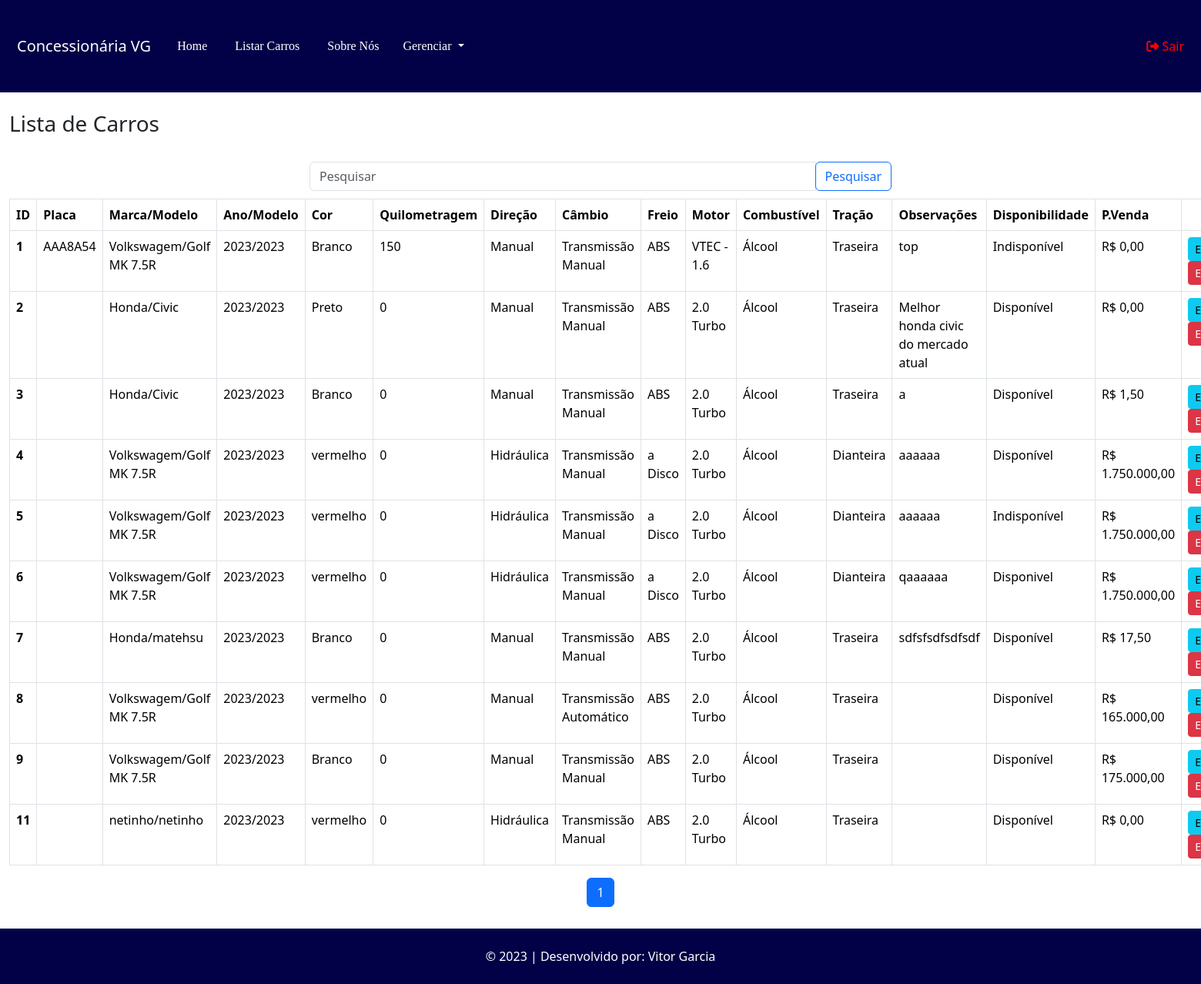
Before: /carro/pesquisar (signed in) with the older database file.
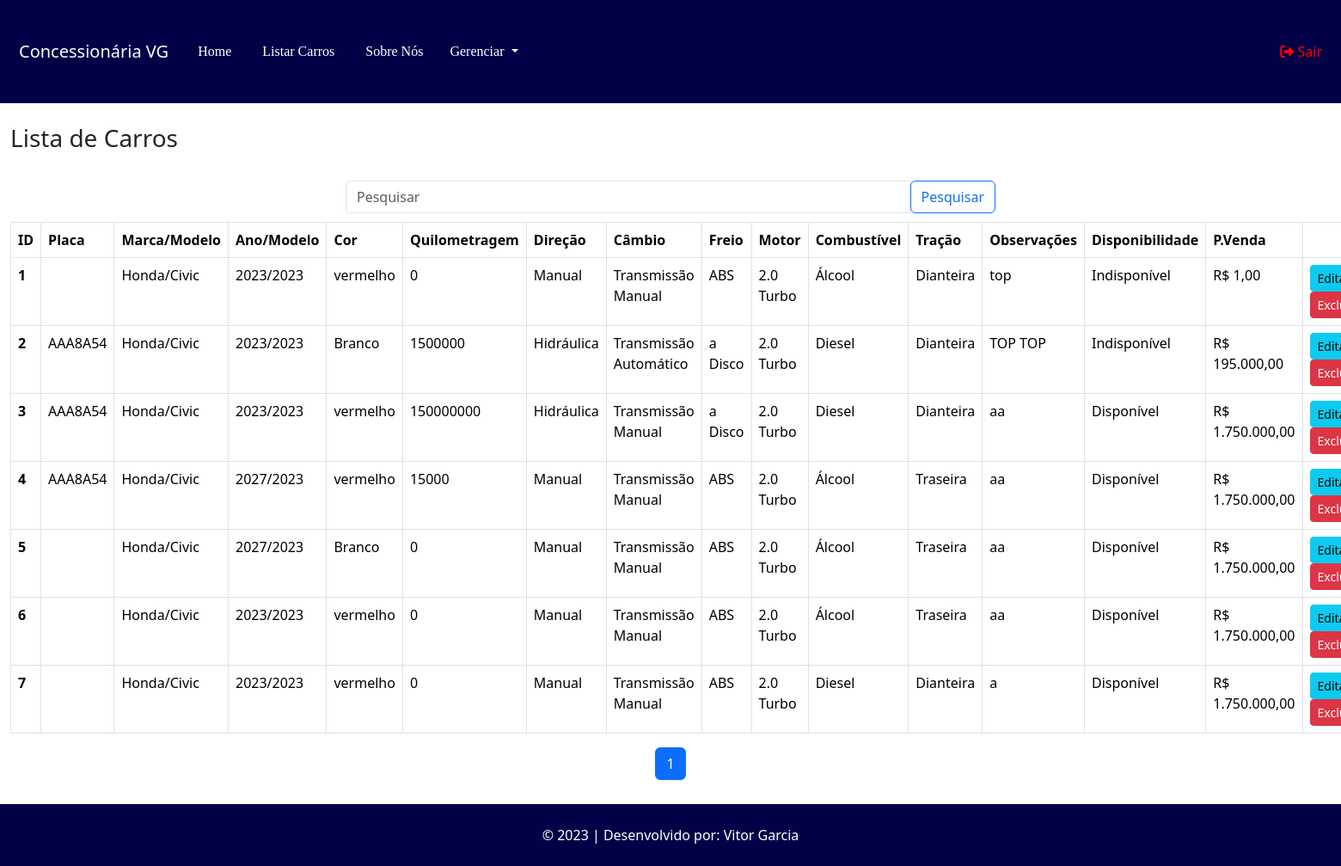
After: the same page with the newer database file.
### tables this page shows
CREATE TABLE `carro` (
  `id` int(11) NOT NULL,
  `id_modelo` int(11) NOT NULL,
  `ano_fabricacao` year(4) NOT NULL,
  `cor` varchar(50) NOT NULL,
  `preco_venda` decimal(10,2) NOT NULL,
  `quilometragem` int(11) NOT NULL,
  `modelo_direcao` varchar(50) NOT NULL,
  `modelo_transmissao` varchar(50) NOT NULL,
  `placa` varchar(12) NOT NULL,
  `observacoes` varchar(255) NOT NULL,
  `disponibilidade` varchar(50) NOT NULL,
  `tipo_freio` varchar(15) NOT NULL,
  `motor` varchar(15) NOT NULL,
  `tipo_combustivel` varchar(15) NOT NULL,
  `tipo_tracao` varchar(15) NOT NULL,
  `ano_modelo` year(4) NOT NULL
);

CREATE TABLE `marca` (
  `id` int(11) NOT NULL,
  `nome` varchar(100) NOT NULL
);

CREATE TABLE `modelo` (
  `id` int(11) NOT NULL,
  `nome` varchar(100) NOT NULL,
  `id_marca` int(11) NOT NULL
);

### App/Controllers/Controller.php (called while the page is built, shortened)
<?php
abstract class Controller
{
    private $viewVar;
    public function render($view)
    {
        $viewVar = $this->getViewVar();
        require_once PATH . '/App/Views/layouts/cabecalho.php';
        require_once PATH . '/App/Views/' . $view . '.php';
        require_once PATH . '/App/Views/layouts/rodape.php';
    }
    public function getViewVar()
    {
        return $this->viewVar;
    }
    public function setViewParam($varName, $varValue)
    {
        if ($varName != "" && $varValue != "") {
            $this->viewVar[$varName] = $varValue;
        }
    }
}

### App/Controllers/CarroController.php (called while the page is built, shortened)
<?php
class CarroController extends Controller
{
    public function pesquisar()
    {
        $carroDAO = new CarroDAO();
        self::setViewParam('carro', $carroDAO->listar());
        $this->render('carro/pesquisar');
    }
}

### index.php (called while the page is built, shortened)
<?php
try {
    $app = new App();
    $app->run();
}catch (\Exception $e){
    $oError = new Erro($e);
    $oError->render();
}

### App/Models/DAO/BaseDAO.php (called while the page is built, shortened)
<?php
abstract class BaseDAO
{
    private $conexao;
    public function __construct()
    {
        $this->conexao = Conexao::getConnection();
    }
    public function select($sql)
    {
        if (!empty($sql)) {
            return $this->conexao->query($sql);
        }
    }
}

### App/Lib/Conexao.php (called while the page is built, shortened)
<?php
class Conexao
{
    private static $connection;
    public static function getConnection()
    {
        $pdoConfig = DB_DRIVER . ":" . "host=" . DB_HOST . ";";
        $pdoConfig .= "dbname=" . DB_NAME . ";";
        try {
            if (!isset(self::$connection)) {
                self::$connection = new PDO($pdoConfig, DB_USER, DB_PASSWORD);
                self::$connection->setAttribute(PDO::ATTR_ERRMODE, PDO::ERRMODE_EXCEPTION);
            }
            return self::$connection;
        } catch (PDOException $e) {
            throw new Exception("Erro de conexão com o banco de dados", 500);
        }
    }
}

### App/Models/DAO/CarroDAO.php (called while the page is built, shortened)
<?php
class CarroDAO extends BaseDAO{
    public function listar($id = null){
        if($id){
            $resultado = $this->select(
                "SELECT * FROM carro WHERE id = $id"
            );
            return $resultado->fetchObject(Carro::class);
        } else {
            $resultado = $this->select(
                'SELECT * FROM carro'
            );
            return $resultado->fetchAll(\PDO::FETCH_CLASS, Carro::class);
        }
        return false;
    }
}
?>

### App/Models/Entidades/Carro.php (called while the page is built, shortened)
<?php
class Carro{
     private $id;
     private $ano_fabricacao;
     private $ano_modelo;
     private $cor;
     private $preco_venda;
     private $quilometragem;
     private $modelo_direcao;
     private $modelo_transmissao;
     private $placa;
     private $observacoes;
     private $disponibilidade;
     private $tipo_freio;
     private $motor;
     private $tipo_combustivel;
     private $tipo_tracao;
     public function getId(){
          return $this->id;
     }
     function getAno_fabricacao(){
          return $this->ano_fabricacao;
     }
     function getAno_modelo(){
          return $this->ano_modelo;
     }
     public function getCor(){
          return $this->cor;
     }
     public function getPreco_venda(){
          return $this->preco_venda;
     }
     public function getQuilometragem(){
          return $this->quilometragem;
     }
     public function getModelo_direcao(){
          return $this->modelo_direcao;
     }
     public function getModelo_transmissao(){
          return $this->modelo_transmissao;
     }
     public function getPlaca(){
          return $this->placa;
     }
     public function getObservacoes(){
          return $this->observacoes;
     }
     public function getDisponibilidade(){
          return $this->disponibilidade;
     }
     public function getTipo_freio(){
          return $this->tipo_freio;
     }
     public function getMotor(){
          return $this->motor;
     }
     public function getTipo_combustivel(){
          return $this->tipo_combustivel;
     }
     public function getTipo_tracao(){
          return $this->tipo_tracao;
     }
     private $id_modelo;
     public function getId_modelo(){
          return $this->id_modelo;
     }
}
?>

### App/Models/DAO/ModeloDAO.php (called while the page is built, shortened)
<?php
class ModeloDAO extends BaseDAO{
    public function listar($id = null){
        if($id){
            $resultado = $this->select(
                "SELECT * FROM modelo WHERE id = $id"
            );
            return $resultado->fetchObject(Modelo::class);
        } else {
            $resultado = $this->select(
                'SELECT * FROM modelo'
            );
            return $resultado->fetchAll(\PDO::FETCH_CLASS, Modelo::class);
        }
        return false;
    }
}
?>

### App/Models/Entidades/Modelo.php (called while the page is built, shortened)
<?php
class Modelo{
     private $nome;
     private $id_marca;
     public function getNome(){
          return $this->nome;
     }
   function getId_marca(){
        return $this->id_marca;
   }
}
?>

### App/Models/DAO/MarcaDAO.php (called while the page is built, shortened)
<?php
class MarcaDAO extends BaseDAO{
    public function listar($id = null){
        if($id){
            $resultado = $this->select(
                "SELECT * FROM marca WHERE id = $id"
            );
            return $resultado->fetchObject(Marca::class);
        } else {
            $resultado = $this->select(
                'SELECT * FROM marca'
            );
            return $resultado->fetchAll(\PDO::FETCH_CLASS, Marca::class);
        }
        return false;
    }
}
?>

### App/Models/Entidades/Marca.php (called while the page is built, shortened)
<?php
class Marca{
     private $nome;
   function getNome(){
        return $this->nome;
   }
}
?>

### App/Views/carro/pesquisar.php (the view, shortened to what the changed rows need)
<?php
$carrosPorPagina = 10;
$paginaAtual = isset($_GET['page']) ? intval($_GET['page']) : 1;
$pesquisa = isset($_GET['pesquisa']) ? $_GET['pesquisa'] : '';
if (isset($_SESSION['login'])) {
?>
  <div class="container-fluid container2">
    <br>
    <br>
    <table class="table table-hover table-bordered">
      <thead>
        <tr>
          <th scope="col">ID</th>
          <th scope="col">Placa</th>
          <th scope="col">Marca/Modelo</th>
          <th scope="col">Ano/Modelo</th>
          <th scope="col">Cor</th>
          <th scope="col">Quilometragem</th>
          <th scope="col">Direção</th>
          <th scope="col">Câmbio</th>
          <th scope="col">Freio</th>
          <th scope="col">Motor</th>
          <th scope="col">Combustível</th>
          <th scope="col">Tração</th>
          <th scope="col">Observações</th>
          <th scope="col">Disponibilidade</th>
          <th scope="col">P.Venda</th>
          <th scope="col"></th>
        </tr>
      </thead>
      <tbody>
        <?php
        $carrosFiltrados = [];
        if (empty($pesquisa)) {
          $carrosFiltrados = $viewVar['carro'];
        }
        if (empty($carrosFiltrados)) { ?>
          <tr>
            <td colspan="16">
              <div class="alert alert-info" role="alert">Nenhum carro encontrado!</div>
            </td>
          </tr>
          <?php } else {
          foreach ($carrosFiltrados as $index => $carro) {
            $modeloDAO = new ModeloDAO();
            $modelo = $modeloDAO->listar($carro->getId_modelo());
            $marcaDAO = new MarcaDAO();
            $marca = $marcaDAO->listar($modelo->getId_marca());
          ?>
            <tr>
              <th scope="row"><?php echo $carro->getId(); ?></th>
              <td><?php echo $carro->getPlaca(); ?></td>
              <td><?php echo $marca->getNome() . "/" . $modelo->getNome(); ?></td>
              <td><?php echo $carro->getAno_fabricacao() . "/" . $carro->getAno_modelo(); ?></td>
              <td><?php echo $carro->getCor(); ?></td>
              <td><?php echo $carro->getQuilometragem(); ?></td>
              <td><?php echo $carro->getModelo_direcao(); ?></td>
              <td><?php echo $carro->getModelo_transmissao(); ?></td>
              <td><?php echo $carro->getTipo_freio(); ?></td>
              <td><?php echo $carro->getMotor(); ?></td>
              <td><?php echo $carro->getTipo_combustivel(); ?></td>
              <td><?php echo $carro->getTipo_tracao(); ?></td>
              <td><?php echo $carro->getObservacoes(); ?></td>
              <td><?php echo $carro->getDisponibilidade(); ?></td>
              <td><?php echo "R$ " . number_format($carro->getPreco_venda(), 2, ',', '.'); ?></td>
              <td>
                <a href="http://<?php echo APP_HOST; ?>/carro/edicao/<?php echo $carro->getId(); ?>" class="btn btn-info btn-sm">Editar</a>
                <a href="http://<?php echo APP_HOST; ?>/carro/exclusao/<?php echo $carro->getId(); ?>" class="btn btn-danger btn-sm">Excluir</a>
              </td>
            </tr>
        <?php
          }
        }
        ?>
      </tbody>
    </table>
    <nav aria-label="Page navigation">
      <ul class="pagination centralizar">
        <?php
        $totalCarros = count($carrosFiltrados);
        $totalPaginas = ceil($totalCarros / $carrosPorPagina);
        for ($i = 1; $i <= $totalPaginas; $i++) {
          $activeClass = ($i === $paginaAtual) ? 'active' : '';
          echo "<li class='page-item $activeClass'><a class='page-link' href='?page=$i'>$i</a></li>";
        }
        ?>
      </ul>
    </nav>
  </div>
<?php
}
?>

Changed rows visible on the page:
removed carro: id "8", marca.nome "Volkswagem", id_modelo.nome "Golf MK 7.5R", ano_fabricacao "2023", ano_modelo "2023", cor "vermelho", quilometragem "0", modelo_direcao "Manual", modelo_transmissao "Transmissão Automático", tipo_freio "ABS", motor "2.0 Turbo", tipo_combustivel "Álcool", tipo_tracao "Traseira", disponibilidade "Disponível", preco_venda "165.000,00"
removed carro: id "9", marca.nome "Volkswagem", id_modelo.nome "Golf MK 7.5R", ano_fabricacao "2023", ano_modelo "2023", cor "Branco", quilometragem "0", modelo_direcao "Manual", modelo_transmissao "Transmissão Manual", tipo_freio "ABS", motor "2.0 Turbo", tipo_combustivel "Álcool", tipo_tracao "Traseira", disponibilidade "Disponível", preco_venda "175.000,00"
removed carro: id "11", marca.nome "netinho", id_modelo.nome "netinho", ano_fabricacao "2023", ano_modelo "2023", cor "vermelho", quilometragem "0", modelo_direcao "Hidráulica", modelo_transmissao "Transmissão Manual", tipo_freio "ABS", motor "2.0 Turbo", tipo_combustivel "Álcool", tipo_tracao "Traseira", disponibilidade "Disponível", preco_venda "0,00"
changed carro "top": marca.nome "Volkswagem" → "Honda"; id_modelo.nome "Golf MK 7.5R" → "Civic"; cor "Branco" → "vermelho"; quilometragem "150" → "0"; motor "VTEC - 1.6" → "2.0 Turbo"; tipo_tracao "Traseira" → "Dianteira"; preco_venda "0,00" → "1,00"; placa "AAA8A54" → (not shown)
changed carro id 2: placa (not shown) → "AAA8A54"; cor "Preto" → "Branco"; quilometragem "0" → "1500000"; modelo_direcao "Manual" → "Hidráulica"; modelo_transmissao "Transmissão Manual" → "Transmissão Automático"; tipo_freio "ABS" → "a Disco"; tipo_combustivel "Álcool" → "Diesel"; tipo_tracao "Traseira" → "Dianteira"; observacoes "Melhor honda civic do mercado atual" → "TOP TOP"; disponibilidade "Disponível" → "Indisponível"; preco_venda "0,00" → "195.000,00"
changed carro id 3: placa (not shown) → "AAA8A54"; cor "Branco" → "vermelho"; quilometragem "0" → "150000000"; modelo_direcao "Manual" → "Hidráulica"; tipo_freio "ABS" → "a Disco"; tipo_combustivel "Álcool" → "Diesel"; tipo_tracao "Traseira" → "Dianteira"; observacoes "a" → "aa"; preco_venda "1,50" → "1.750.000,00"
changed carro id 4: placa (not shown) → "AAA8A54"; marca.nome "Volkswagem" → "Honda"; id_modelo.nome "Golf MK 7.5R" → "Civic"; ano_fabricacao "2023" → "2027"; quilometragem "0" → "15000"; modelo_direcao "Hidráulica" → "Manual"; tipo_freio "a Disco" → "ABS"; tipo_tracao "Dianteira" → "Traseira"; observacoes "aaaaaa" → "aa"
changed carro id 5: marca.nome "Volkswagem" → "Honda"; id_modelo.nome "Golf MK 7.5R" → "Civic"; ano_fabricacao "2023" → "2027"; cor "vermelho" → "Branco"; modelo_direcao "Hidráulica" → "Manual"; tipo_freio "a Disco" → "ABS"; tipo_tracao "Dianteira" → "Traseira"; observacoes "aaaaaa" → "aa"; disponibilidade "Indisponível" → "Disponível"
changed carro id 6: marca.nome "Volkswagem" → "Honda"; id_modelo.nome "Golf MK 7.5R" → "Civic"; modelo_direcao "Hidráulica" → "Manual"; tipo_freio "a Disco" → "ABS"; tipo_tracao "Dianteira" → "Traseira"; observacoes "qaaaaaa" → "aa"; disponibilidade "Disponivel" → "Disponível"
changed carro id 7: id_modelo.nome "matehsu" → "Civic"; cor "Branco" → "vermelho"; tipo_combustivel "Álcool" → "Diesel"; tipo_tracao "Traseira" → "Dianteira"; observacoes "sdfsfsdfsdfsdf" → "a"; preco_venda "17,50" → "1.750.000,00"
